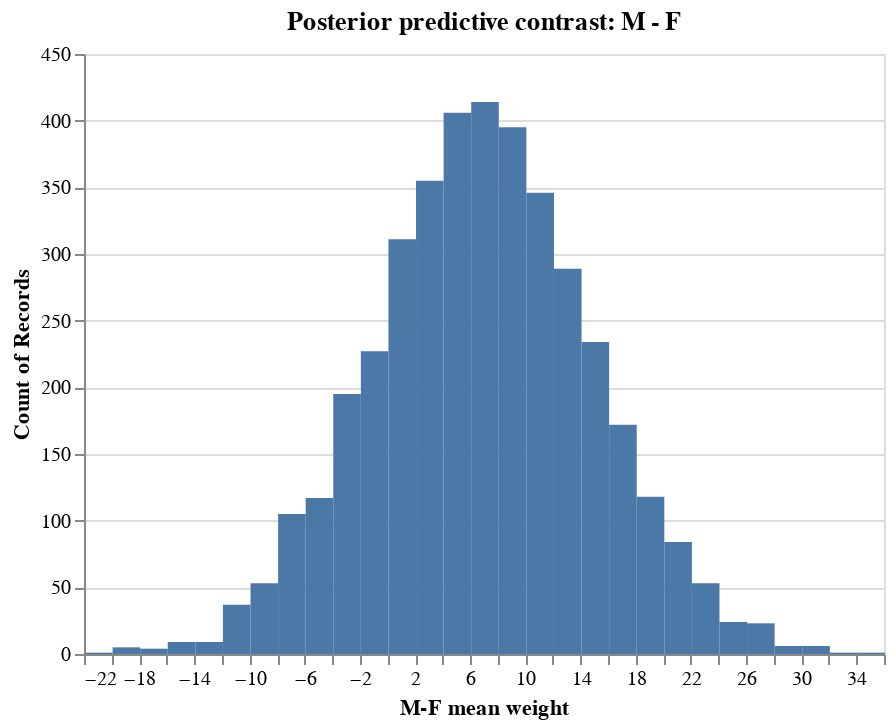

Write notebook code for a chart like this one.
### Code cell
df = pd.DataFrame({"weight_do_sex": weight_do_sex})

hist = (
    alt.Chart(df, title="Posterior predictive contrast: M - F")
    .mark_bar(binSpacing=0)
    .encode(
        x=alt.X(
            "weight_do_sex", title="M-F mean weight", bin=alt.BinParams(maxbins=50)
        ),
        y="count()",
    )
)

hist

### Figure 1 — Vega-Lite specification as saved in the notebook (floating-point values rounded to 4 significant figures; data arrays with more than 128 entries replaced by an {"elided": "..."} marker saying what was removed)
{"$schema": "https://vega.github.io/schema/vega-lite/v4.17.0.json", "config": {"view": {"continuousHeight": 300, "continuousWidth": 400}}, "data": {"name": "data-8bf58b5752ab0515362d9715fa2efcab"}, "datasets": {"data-8bf58b5752ab0515362d9715fa2efcab": {"elided": "4000 records"}}, "encoding": {"x": {"bin": {"maxbins": 50}, "field": "weight_do_sex", "title": "M-F mean weight", "type": "quantitative"}, "y": {"aggregate": "count", "type": "quantitative"}}, "mark": {"binSpacing": 0, "type": "bar"}, "title": "Posterior predictive contrast: M - F"}
